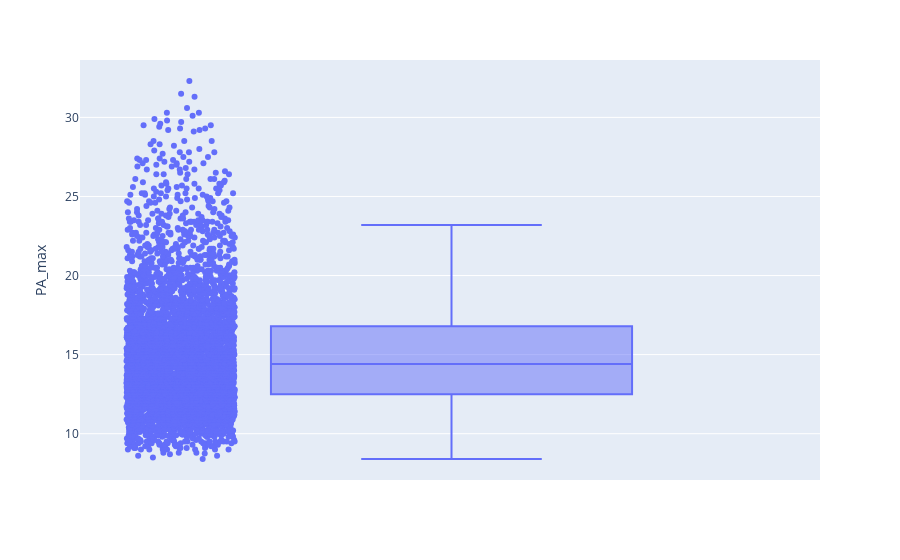

The notebook cell this image was saved under:
### Code cell
fig_pa_max1 = px.box(df,  y = "PA_max", points='all') 
fig_pa_max1.show()

### Figure 1 — Plotly figure (JSON) as saved in the notebook; plotly's stock layout.template omitted (floating-point values rounded to 4 significant figures; data arrays with more than 128 entries replaced by an {"elided": "..."} marker saying what was removed)
{"data": [{"alignmentgroup": "True", "boxpoints": "all", "hovertemplate": "PA_max=%{y}<extra></extra>", "legendgroup": "", "marker": {"color": "#636efa"}, "name": "", "notched": false, "offsetgroup": "", "orientation": "v", "showlegend": false, "type": "box", "x0": " ", "xaxis": "x", "y": {"elided": "4783 float values"}, "y0": " ", "yaxis": "y"}], "layout": {"boxmode": "group", "legend": {"tracegroupgap": 0}, "margin": {"t": 60}, "xaxis": {"anchor": "y", "domain": [0, 1]}, "yaxis": {"anchor": "x", "domain": [0, 1], "title": {"text": "PA_max"}}}}
